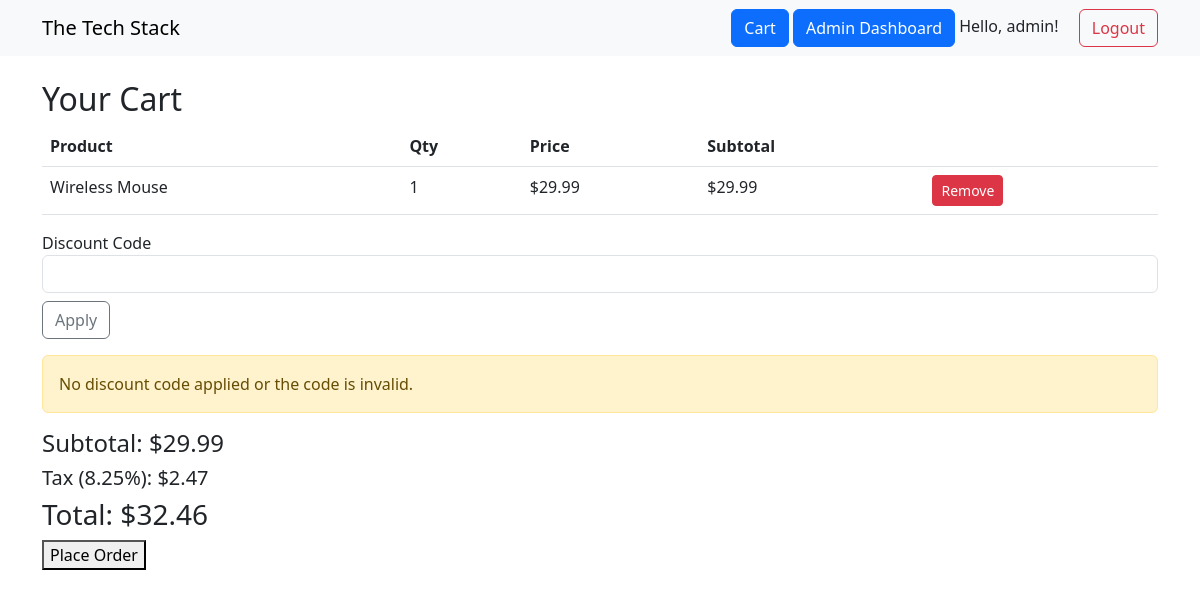
Page /cart/ (signed in) on the earlier database version.
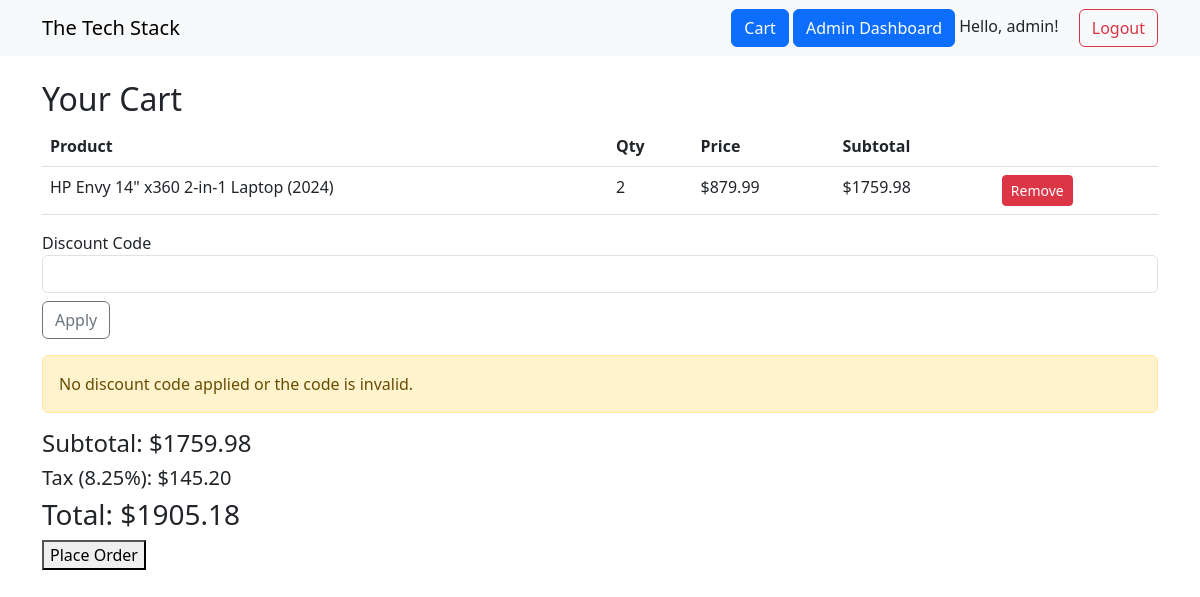
Same page on the later database version.
### app/models.py (models this page shows)
class User(db.Model, UserMixin):
    id = db.Column(db.Integer, primary_key=True)
    username = db.Column(db.String(80), unique=True, nullable=False)
    email = db.Column(db.String(120), unique=True, nullable=False)
    password = db.Column(db.String(200), nullable=False)
    is_admin = db.Column(db.Boolean, default=False)
    orders = db.relationship('Order', backref='user', lazy=True)

class CartItem(db.Model):
    id = db.Column(db.Integer, primary_key=True)
    user_id = db.Column(db.Integer, db.ForeignKey('user.id'), nullable=False)
    product_id = db.Column(db.Integer, db.ForeignKey('product.id'), nullable=False)
    quantity = db.Column(db.Integer, nullable=False)
    product = db.relationship('Product')

class Product(db.Model):
    id = db.Column(db.Integer, primary_key=True)
    name = db.Column(db.String(120), nullable=False)
    description = db.Column(db.Text, nullable=True)
    price = db.Column(db.Float, nullable=False)
    quantity = db.Column(db.Integer, nullable=False)
    image_filename = db.Column(db.String(200), nullable=True)
    on_sale = db.Column(db.Boolean, default=False)
    image_url = db.Column(db.String(255))

### app/routes/cart_routes.py (the view, shortened to what this page needs)
@bp.route('/')
@login_required
def view_cart():
    cart_items = CartItem.query.filter_by(user_id=current_user.id).all()
    subtotal = sum(item.product.price * item.quantity for item in cart_items)
    discount_code = request.args.get('discount', '')
    discount_amount = 0
    tax = round((subtotal - discount_amount) * 0.0825, 2)  # Tax should be calculated after discount
    total = round(subtotal - discount_amount + tax, 2)  # Final total (subtotal minus discount + tax)
    return render_template('cart.html', cart_items=cart_items, subtotal=subtotal, tax=tax,
                           total=total, discount=discount_amount, code=discount_code)

### app/models.py (called while the page is built)
@login_manager.user_loader
def load_user(user_id):
    return User.query.get(int(user_id))

### app/templates/cart.html (shortened to what this page needs)
{% extends "layout.html" %}
{% block content %}
<div class="container mt-4">
    <h2>Your Cart</h2>
    {% if cart_items %}
        <table class="table">
            <thead>
                <tr>
                    <th>Product</th>
                    <th>Qty</th>
                    <th>Price</th>
                    <th>Subtotal</th>
                    <th></th>
                </tr>
            </thead>
            <tbody>
                {% for item in cart_items %}
                <tr>
                    <td>{{ item.product.name }}</td>
                    <td>{{ item.quantity }}</td>
                    <td>${{ "%.2f"|format(item.product.price) }}</td>
                    <td>${{ "%.2f"|format(item.product.price * item.quantity) }}</td>
                    <td>
                        <a href="{{ url_for('cart.remove_item', item_id=item.id) }}" class="btn btn-sm btn-danger">Remove</a>
                    </td>
                </tr>
                {% endfor %}
            </tbody>
        </table>
        <form action="{{ url_for('cart.view_cart') }}" method="get">
            <div class="form-group">
              <label for="discount">Discount Code</label>
              <input type="text" class="form-control" id="discount" name="discount" value="{{ code }}">
              <button type="submit" class="btn btn-outline-secondary mt-2">Apply</button>
            </div>
          </form>
          {% if discount == 0 %}
          <div class="alert alert-warning mt-3" role="alert">
            No discount code applied or the code is invalid.
          </div>
        {% endif %}
        <h4>Subtotal: ${{ "%.2f"|format(subtotal) }}</h4>
        <h5>Tax (8.25%): ${{ "%.2f"|format(tax) }}</h5>
        <h3>Total: ${{ "%.2f"|format(total) }}</h3>
        <form action="{{ url_for('cart.place_order') }}" method="POST">
            <button type="submit">Place Order</button>
        </form>
    {% else %}
        <p>Your cart is empty.</p>
    {% endif %}
</div>
{% endblock %}

### app/templates/layout.html (shortened to what this page needs)
<!DOCTYPE html>
<html lang="en">
<head>
    <link rel="stylesheet" href="https://cdn.jsdelivr.net/npm/bootstrap@5.3.0/dist/css/bootstrap.min.css">
</head>
<body>
<nav class="navbar navbar-expand-lg navbar-light bg-light">
    <div class="container">
        <a class="navbar-brand" href="/">The Tech Stack</a>
        <div class="ms-auto">
            <a href="{{ url_for('cart.view_cart') }}" class="btn btn-primary">Cart</a>
            {% if current_user.is_authenticated and current_user.is_admin %}
                <a href="{{ url_for('admin.dashboard') }}" class="btn btn-primary">Admin Dashboard</a>
            {% endif %}
            {% if current_user.is_authenticated %}
                <span class="me-3">Hello, {{ current_user.username }}!</span>
                <a href="{{ url_for('auth.logout') }}" class="btn btn-outline-danger">Logout</a>
            {% else %}
                <a href="{{ url_for('auth.login') }}" class="btn btn-outline-primary me-2">Login</a>
                <a href="{{ url_for('auth.register') }}" class="btn btn-primary">Register</a>
            {% endif %}
        </div>
    </div>
</nav>
<main>
    {% block content %}{% endblock %}
</main>
</body>
</html>

Differences in the rows shown:
changed CartItem: product.name "Wireless Mouse" → "HP Envy 14\" x360 2-in-1 Laptop (2024)"; quantity "1" → "2"
changed Product: product.price "29.99" → "879.99"; item.product.price*item.quantity "29.99" → "1759.98"
Other differences:
{{ "%.2f"|format(subtotal) }}: "29.99" → "1759.98"
{{ "%.2f"|format(tax) }}: "2.47" → "145.20"
{{ "%.2f"|format(total) }}: "32.46" → "1905.18"
